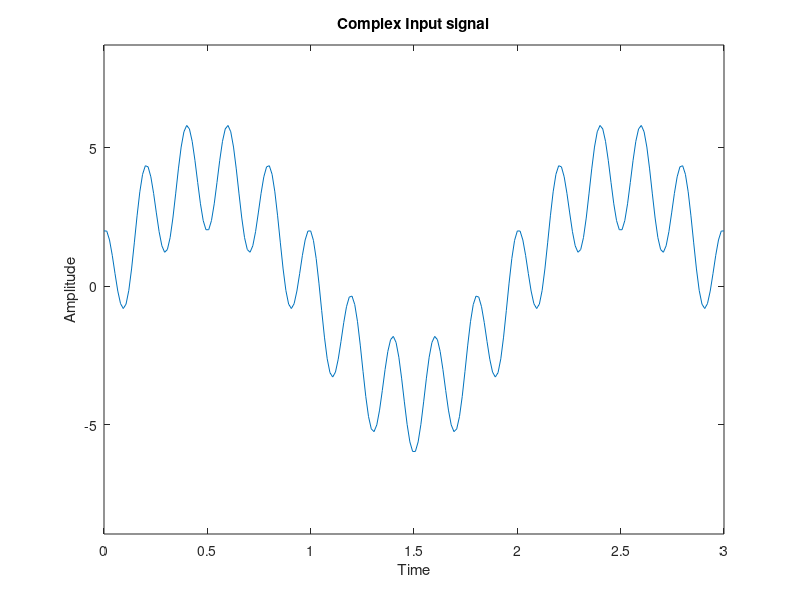
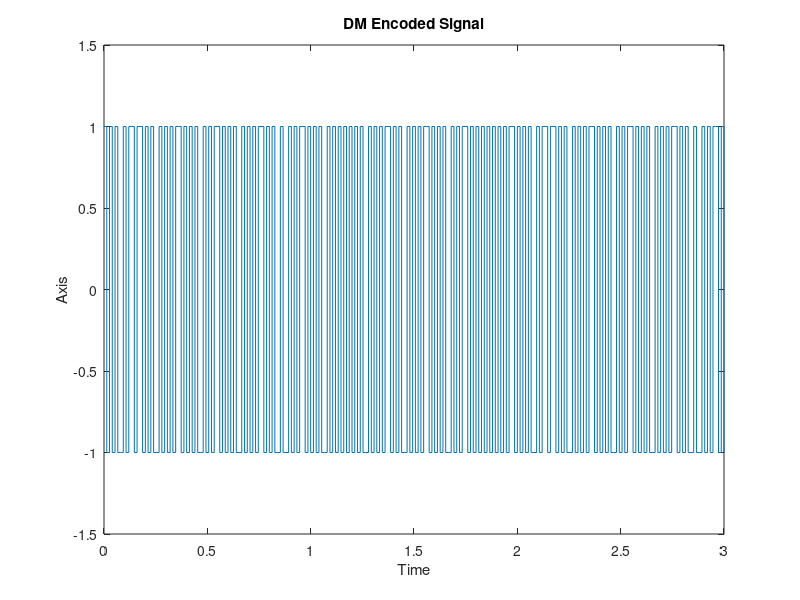
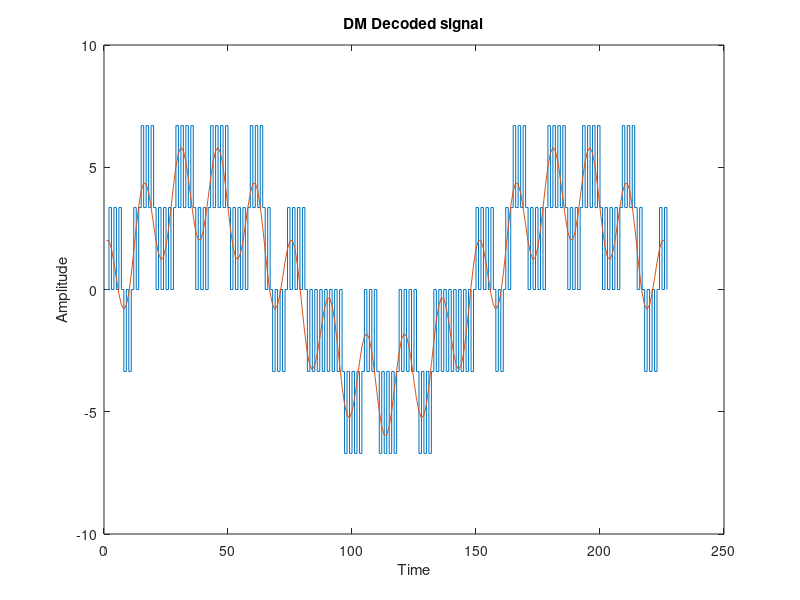
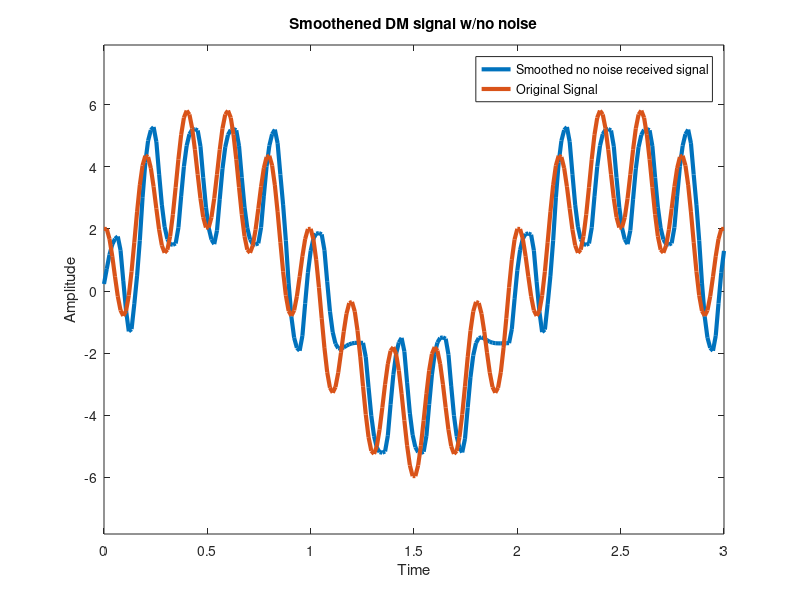

These figures' MATLAB source, in order:
clc;
clear all;
close all;

%Delta Modulation######################################
%######################################################

Am1 = 4;
Am2 = 2;
fm1 = 0.5;
fm2 = 5;
fs = 15*fm2;
t = 0:1/fs:3;

%Input Signal;
x = Am1*sin(2*pi*fm1*t) + Am2*cos(2*pi*fm2*t);
delta = 4*pi*Am1*fm2/fs;

figure(); plot(t, x);
axis([min(t) max(t) (1.5*min(x)) (1.5*max(x))]);
xlabel('Time'); ylabel('Amplitude');
title('Complex Input signal');

xlen = length(x)

%DM Encoding

acc = 0;
for n = 1:length(x)
    if x(n) > acc(n)
        dm_out(n) = 1;
        acc(n+1) = acc(n) + delta;
    else
        dm_out(n) = -1;
        acc(n+1) = acc(n) - delta
    end
end

figure(); stairs(t, dm_out);
axis([min(t) max(t) 1.5*min(dm_out) 1.5*max(dm_out)]);
xlabel('Time'); ylabel('Axis');
title('DM Encoded Signal');

%Adding noise
%Here, noise will be defined as a random flipping of the bit from 1 to 0 or
%0 to 1
% epsilon = 0.005;
% for i = 1:length(dm_out)
%     random = rand(1);
%     if random < epsilon
%         dm_out_noisy(i) = dm_out(i) * -1;
%     else
%         dm_out_noisy(i) = dm_out(i);
%     end
% end

% figure();
% stairs(t, dm_out);
% axis([min(t) max(t) 1.5*min(dm_out) 1.5*max(dm_out)]);
% xlabel('Time'); ylabel('Axis');
% title('DM Encoded Signal w/no noise');


%DM Decoding

recvd_signal_no_noise = dm_out;
acc = 0;

for n = 1:xlen
    if recvd_signal_no_noise(n) > 0
        acc(n+1) = acc(n) + delta;
    else
        acc(n+1) = acc(n) - delta;
    end
end

figure();
stairs(acc); hold on; plot(x);
xlabel('Time'); ylabel('Amplitude');
title('DM Decoded signal');

recv = acc(2:xlen+1);

%Signal Smoothening
[num den] = butter(2, 3*fm2/fs);
filter_output = filter(num, den, recv);

figure();
plot(t, filter_output, 'LineWidth', 3);
hold on; plot(t, x, 'LineWidth', 3);
xlabel('Time'); ylabel('Amplitude');
title('Smoothened DM signal w/no noise');
legend('Smoothed no noise received signal', 'Original Signal');
axis([min(t) max(t) (1.5*min(filter_output)) (1.5*max(filter_output))])

